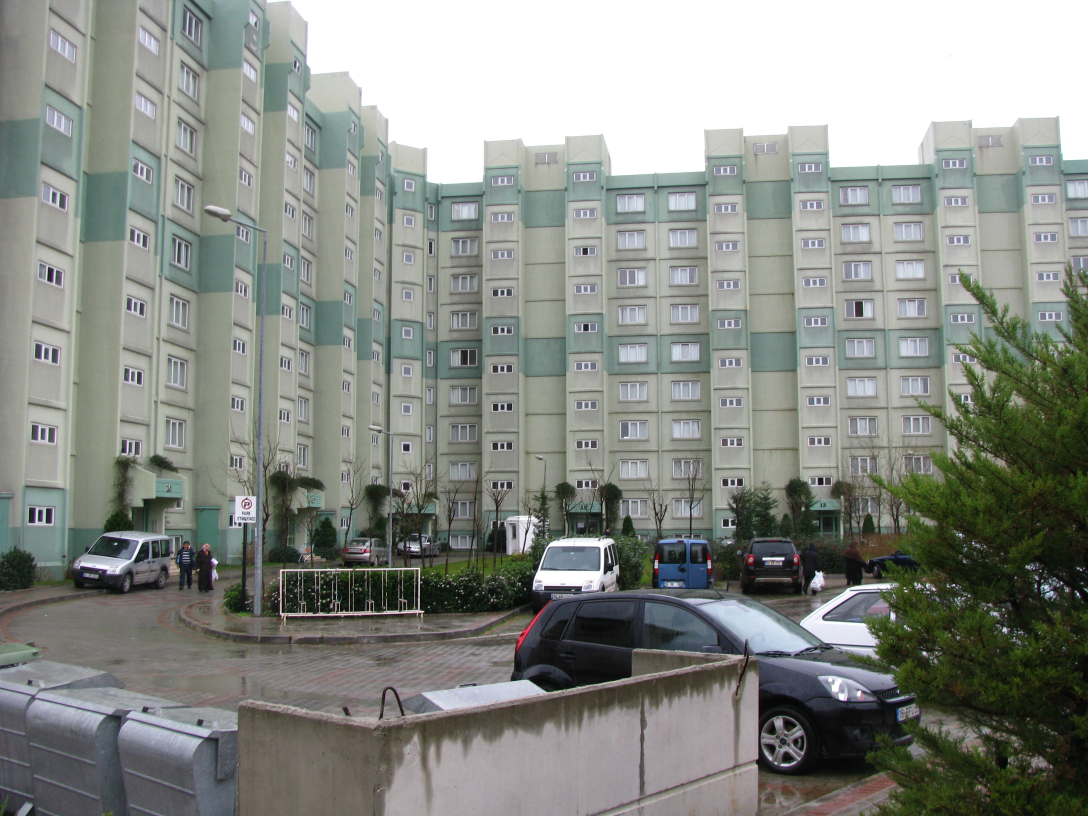
%> input picture Solution1/armutlu.JPG, 3264 x 2448 px (shown at 1/3 size)
$ octave EdgeDetectionAlgorithm.m   (GNU Octave 9; MATLAB toolbox functions it lacks are replaced by stand-ins)
%> lines starting %> are read from the running program, lines starting %| are printed output that depends on the picture; in (x1, y1, x2, y2) boxes, pixels count from 0 and x2, y2 are one past the last pixel; in counts of white or black regions, pixels touching at a corner belong together; the program's own positions count from 1
clear all;
close all;
clc; clf;

filtreOlcusu = 5;
sigma = 14;
dusukEsikDegeri = 0.1;
yuksekEsikDegeri = 0.3;

image = rgb2gray(imread('armutlu.jpg'));
%> image: size 2448x3264 uint8; min 0, max 255, mean 138.5
image = double(image);
%> image: size 2448x3264 double

figure(1), imshow(image, []), title('Orjinal Image');

gaussian_filtreleme = fspecial('gaussian', filtreOlcusu, sigma);
convulationImage = conv2(image, gaussian_filtreleme, 'same');

figure (2), imshow(convulationImage, []), title(['Gaussian Filterleme sonucu \sigma = ', num2str(sigma)]);

[gaussian_filtreleme_x gaussian_filtreleme_y] = gradient(gaussian_filtreleme);
image_gradient_x = conv2(convulationImage, gaussian_filtreleme_x, 'same');
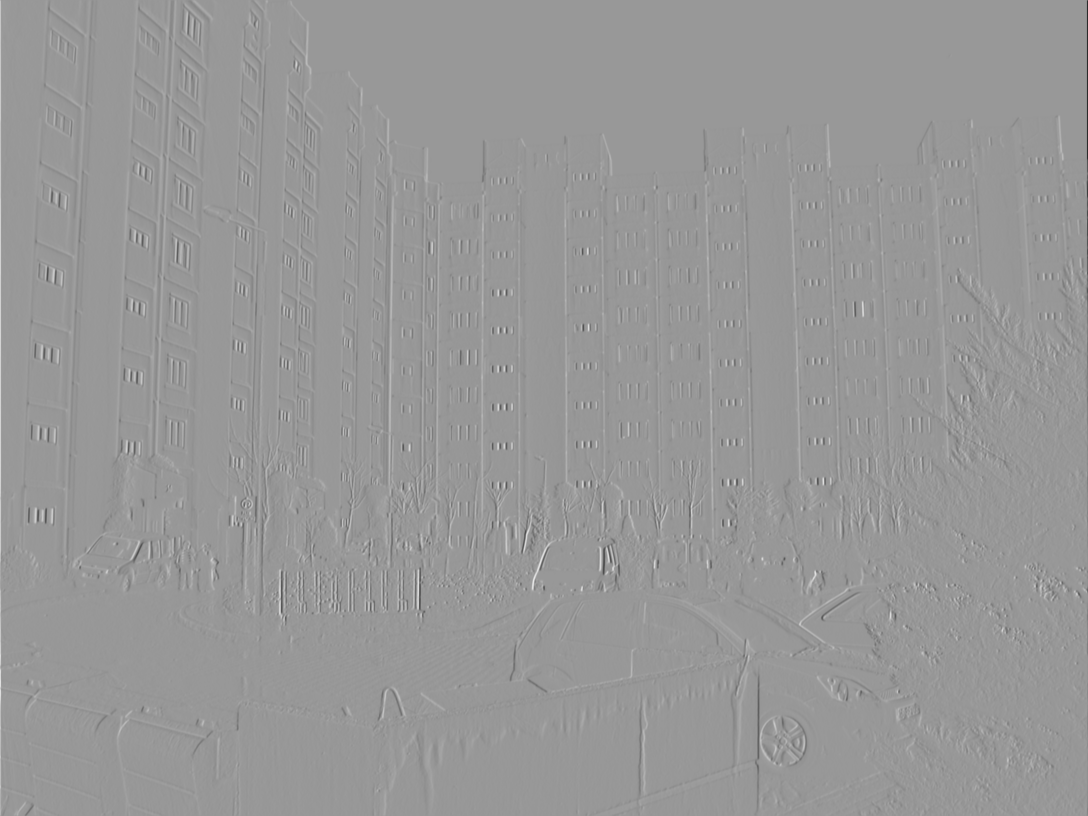
%> image_gradient_x: size 2448x3264 double (shown at 1/3 size); min -0.598, max 0.405, mean -1.13e-05; drawn with min black and max white
image_gradient_y = conv2(convulationImage, gaussian_filtreleme_y, 'same');
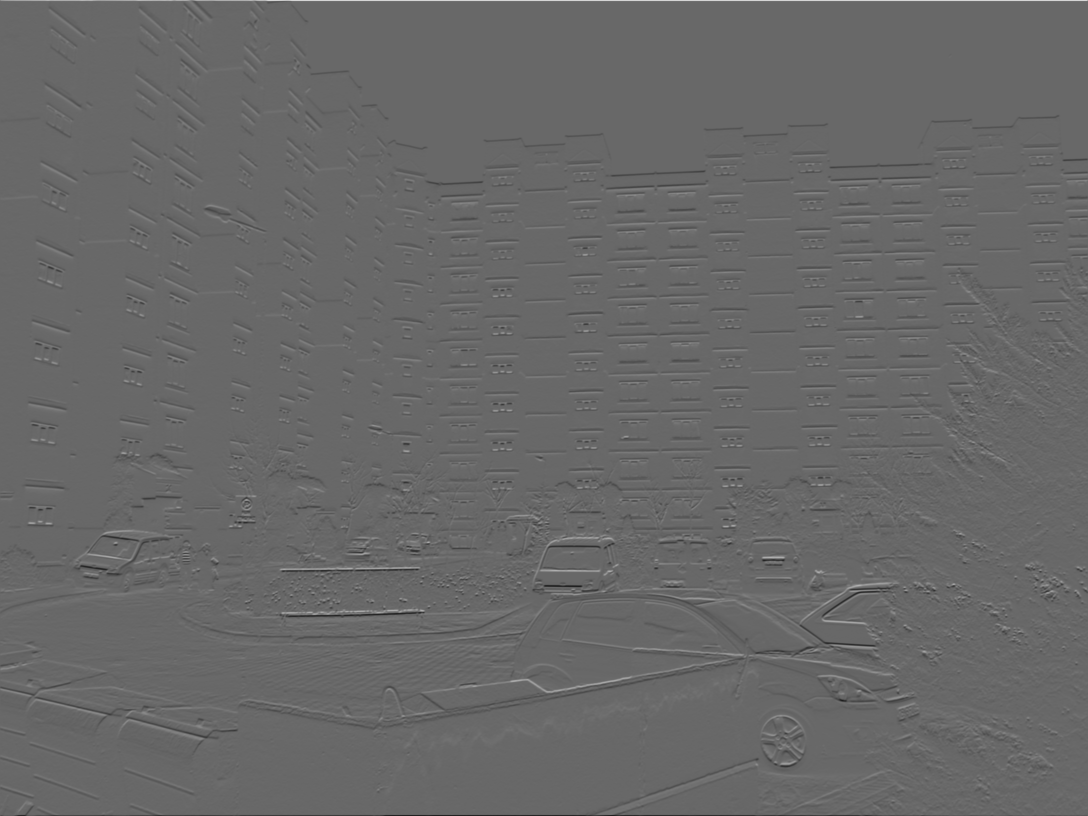
%> image_gradient_y: size 2448x3264 double (shown at 1/3 size); min -0.416, max 0.598, mean -0.000145; drawn with min black and max white
normalYon = atan2(image_gradient_y, image_gradient_x);
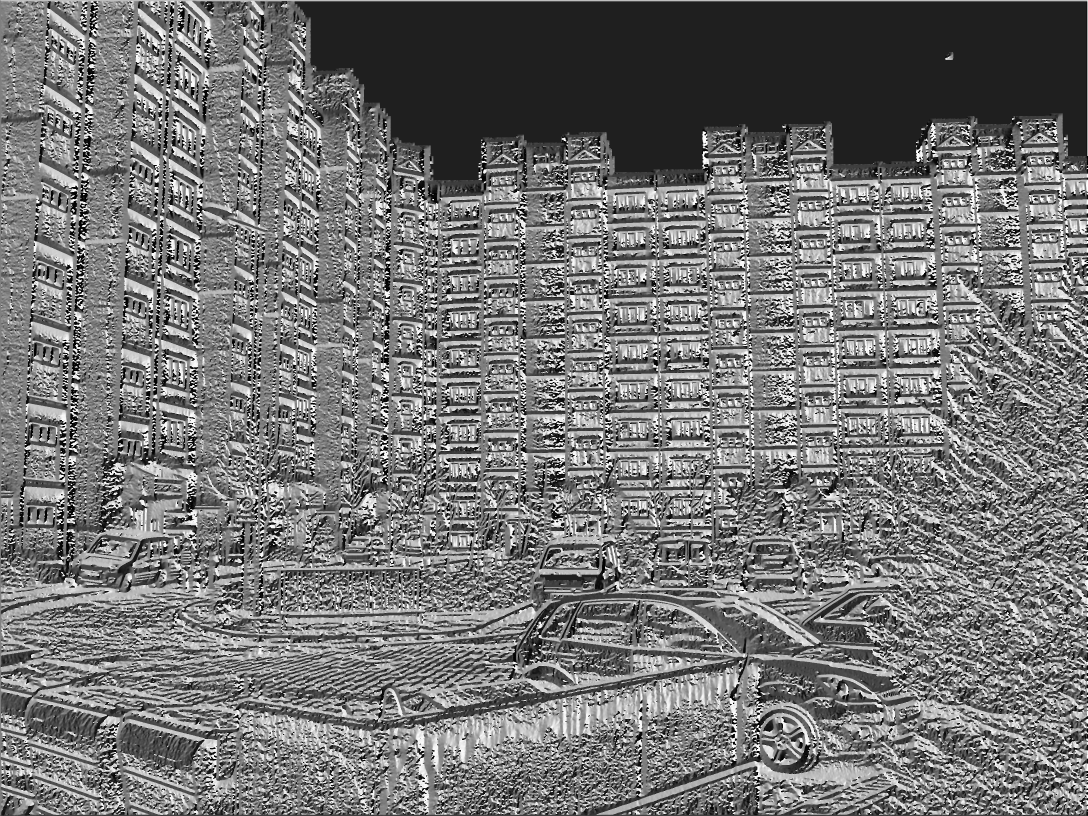
%> normalYon: size 2448x3264 double (shown at 1/3 size); min -3.14, max 3.14, mean -0.274; drawn with min black and max white
normalYon = normalYon*180/pi;
normalYon_dis = zeros(512, 512);
for i = 1  : 512
    for j = 1 : 512
        if ((normalYon(i, j) > 0 ) && (normalYon(i, j) < 22.5) || (normalYon(i, j) > 157.5) && (normalYon(i, j) < -157.5))
            normalYon_dis(i, j) = 0;
        end
        if ((normalYon(i, j) > 22.5) && (normalYon(i, j) < 67.5) || (normalYon(i, j) < -112.5) && (normalYon(i, j) > -157.5))
            normalYon_dis(i, j) = 45;
        end
        if ((normalYon(i, j) > 67.5 && normalYon(i, j) < 112.5) || (normalYon(i, j) < -67.5 && normalYon(i, j) > 112.5))
            normalYon_dis(i, j) = 90;
        end
        if ((normalYon(i, j) > 112.5 && normalYon(i, j) <= 157.5) || (normalYon(i, j) < -22.5 && normalYon(i, j) > -67.5))
            normalYon_dis(i, j) = 135;
        end
    end
end
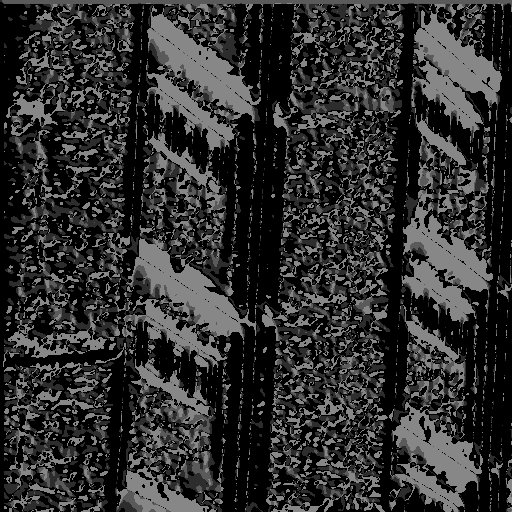
%> normalYon_dis: size 512x512 double; min 0, max 135, mean 47.4

figure(3), imshow(image_gradient_x), title('X Gradyan');
%> after `imshow(image_gradient_x)`:
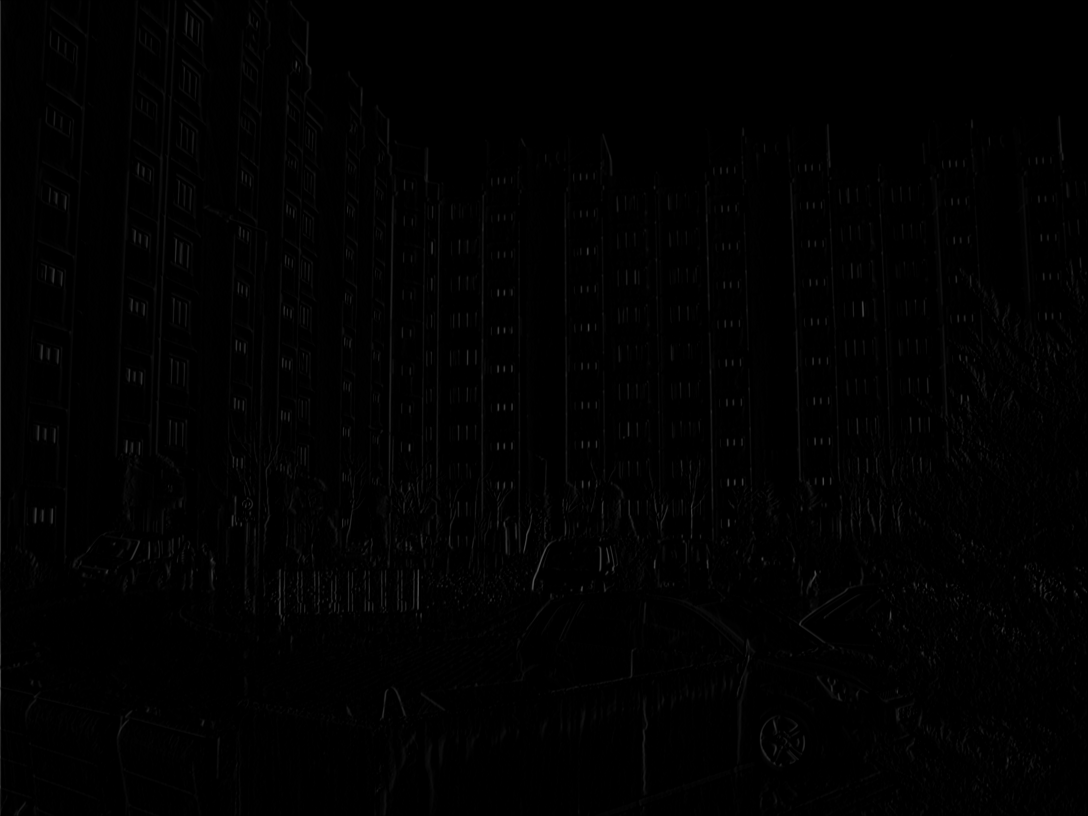
%> displayed picture: size 2448x3264, on the screen's scale of 0 to 255 (shown at 1/3 size); min 0, max 103, mean 1.6

figure(4), imshow(image_gradient_y), title('Y Gradyan');

figure(5), imagesc(normalYon_dis); colorbar, title('Normal Yon');

imageGradientMagnitude = sqrt(image_gradient_x.^2 + image_gradient_y.^2);

figure(6), imshow(imageGradientMagnitude, []), title('Gradyan Buyuklugu');

imageSupressed = zeros(512, 512);
for i = 2  : 511
    for j = 2 : 511
        if (normalYon_dis(i, j) == 0)
            if (imageGradientMagnitude(i, j) > imageGradientMagnitude(i, j - 1) && imageGradientMagnitude(i, j) > imageGradientMagnitude(i, j + 1))
                imageSupressed(i, j) = imageGradientMagnitude(i, j);
            else
                imageSupressed(i, j) = 0;
            end
        end
        if (normalYon_dis(i, j) == 45)
            if (imageGradientMagnitude(i, j) > imageGradientMagnitude(i + 1, j - 1) && imageGradientMagnitude(i, j) > imageGradientMagnitude(i - 1, j + 1))
                imageSupressed(i, j) = imageGradientMagnitude(i, j);
            else
                imageSupressed(i, j) = 0;
            end
        end
        if (normalYon_dis(i, j) == 90)
            if (imageGradientMagnitude(i, j) > imageGradientMagnitude(i - 1, j) && imageGradientMagnitude(i, j) > imageGradientMagnitude(i + 1, j))
                imageSupressed(i, j) = imageGradientMagnitude(i, j);
            else
                imageSupressed(i, j) = 0;
            end
        end
        if (normalYon_dis(i, j) == 135)
            if (imageGradientMagnitude(i, j) > imageGradientMagnitude(i - 1, j - 1) && imageGradientMagnitude(i, j) > imageGradientMagnitude(i + 1, j + 1))
                imageSupressed(i, j) = imageGradientMagnitude(i, j);
            else
                imageSupressed(i, j) = 0;
            end
        end
    end
end
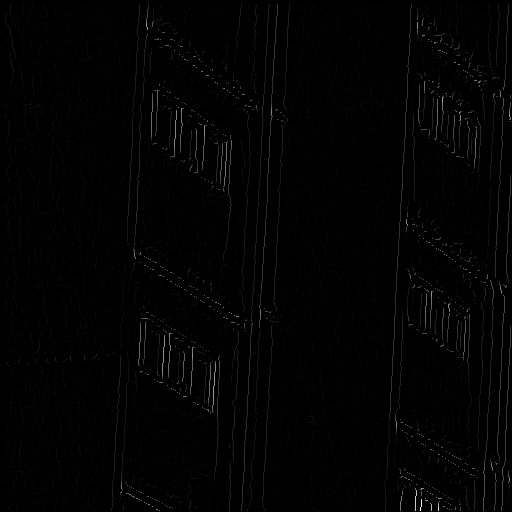
%> imageSupressed: size 512x512 double; min 0, max 0.216, mean 0.00187; drawn with min black and max white

figure(7), imshow(imageSupressed), title('Image Non-Maximal Suppression');

thersholdDusukDegeri = dusukEsikDegeri * max(max(imageSupressed));
%> thersholdDusukDegeri = 0.0216
thersholdYuksekDegeri = yuksekEsikDegeri * max(max(imageSupressed));
%> thersholdYuksekDegeri = 0.0649
imageThreshold = zeros(512, 512);
for i = 1  : 512
    for j = 1 : 512
        if (imageSupressed(i, j) < thersholdDusukDegeri)
            imageThreshold(i, j) = 0;
        elseif (imageSupressed(i, j) > thersholdYuksekDegeri)
            imageThreshold(i, j) = 1;
        else
            if ((imageSupressed(i + 1, j) > thersholdYuksekDegeri) || (imageSupressed(i - 1, j) > thersholdYuksekDegeri) || (imageSupressed(i, j + 1) > thersholdYuksekDegeri) || (imageSupressed(i, j - 1) > thersholdYuksekDegeri))
                imageThreshold(i, j) = 1;
            end
        end
    end
end
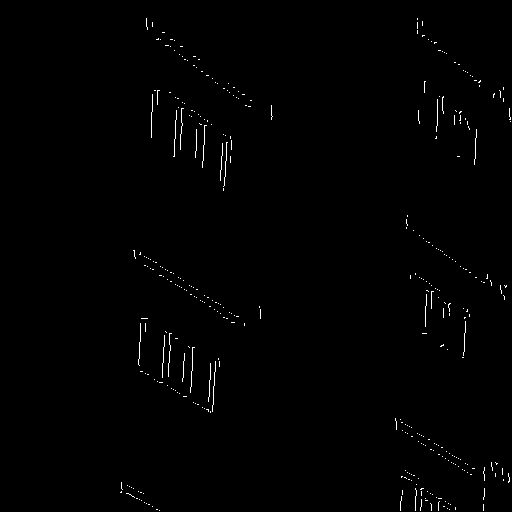
%> imageThreshold: size 512x512 double; values 0 (black) and 1 (white), 0.65% white in thin lines or dots, all inside (x1, y1, x2, y2) = (120, 18, 511, 511)
figure(8),imshow(imageThreshold),title('Hysteresis Thresholding');
